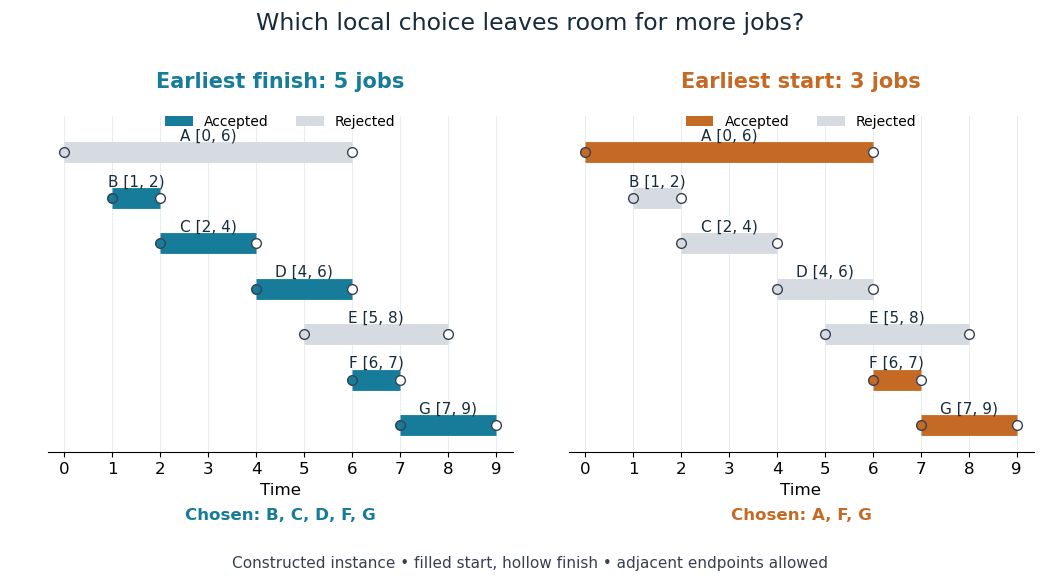

The Python source for this figure:
"""Compare two selection rules on an original seven-job instance.

Tested with Python 3.14, matplotlib 3.10.7; run from the output directory.
"""
from pathlib import Path

import matplotlib.pyplot as plt
from matplotlib.patches import Patch


JOBS = [("A", 0, 6), ("B", 1, 2), ("C", 2, 4), ("D", 4, 6),
        ("E", 5, 8), ("F", 6, 7), ("G", 7, 9)]


def select(key):
    chosen = []
    finish = None
    for name, start, end in sorted(JOBS, key=key):
        if finish is None or start >= finish:
            chosen.append(name)
            finish = end
    return chosen


def main():
    finish_choice = select(lambda job: (job[2], job[0]))
    start_choice = select(lambda job: (job[1], job[0]))
    assert finish_choice == ["B", "C", "D", "F", "G"]
    assert start_choice == ["A", "F", "G"]
    plt.rcParams.update({"font.size": 12, "axes.titlesize": 15})
    fig, axes = plt.subplots(1, 2, figsize=(10.6, 5.8), dpi=100,
                             sharex=True, sharey=True, facecolor="white")
    for ax, chosen, color, title in zip(
        axes, [finish_choice, start_choice], ["#167c99", "#c56a24"],
        ["Earliest finish: 5 jobs", "Earliest start: 3 jobs"]
    ):
        for row, (name, start, end) in enumerate(JOBS):
            y = 6 - row
            accepted = name in chosen
            shade = color if accepted else "#d5dbe0"
            ax.plot([start, end], [y, y], color=shade, lw=15,
                    solid_capstyle="butt", zorder=2)
            ax.plot(start, y, "o", ms=7, color=shade, mec="#374151", zorder=3)
            ax.plot(end, y, "o", ms=7, mfc="white", mec="#374151", zorder=3)
            ax.text((start + end) / 2, y + .26, f"{name} [{start}, {end})",
                    ha="center", fontsize=11, color="#172b3a")
        ax.set_title(title, pad=20, color=color, fontweight="bold")
        ax.set_xlim(-.35, 9.35)
        ax.set_ylim(-.6, 6.8)
        ax.set_xticks(range(10))
        ax.set_yticks([])
        ax.set_xlabel("Time")
        ax.grid(axis="x", color="#e9edf0", zorder=0)
        for spine in ["left", "right", "top"]:
            ax.spines[spine].set_visible(False)
        ax.text(.5, -.2, "Chosen: " + ", ".join(chosen), transform=ax.transAxes,
                ha="center", fontsize=12, color=color, fontweight="bold")
        ax.legend(handles=[Patch(facecolor=color, label="Accepted"),
                           Patch(facecolor="#d5dbe0", label="Rejected")],
                  loc="upper center", bbox_to_anchor=(.5, 1.04), ncol=2,
                  frameon=False, fontsize=10)
    fig.suptitle("Which local choice leaves room for more jobs?", fontsize=17,
                 y=.98, color="#172b3a")
    fig.text(.5, .02, "Constructed instance • filled start, hollow finish • adjacent endpoints allowed",
             ha="center", fontsize=11, color="#374151")
    fig.subplots_adjust(left=.045, right=.975, top=.80, bottom=.22, wspace=.12)
    fig.savefig(Path(__file__).stem + ".png", facecolor="white", transparent=False)
    plt.close(fig)


if __name__ == "__main__":
    main()
